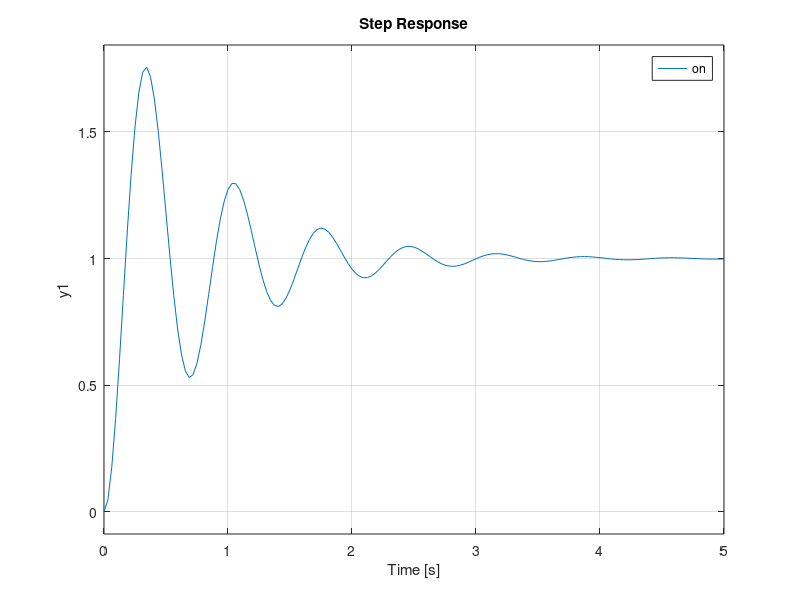

The MATLAB script that drew this image:
clear; clc; close all;
s = tf('s');

G = 100/(s^2);

D = (s + 6)/(s + 10);

T = (G*D)/(1 + G*D);

L = D*G;

figure('Position', [100, 50, 1500, 1000]);
subplot(2, 3, 1)
rlocus(D*G)
legend(AutoUpdate="on")

subplot(2, 3, 2)
rlocus(G)
legend(AutoUpdate="on")

subplot(2, 3, 4)
bode(D*G)
margin(D*G)
legend(AutoUpdate="on")

subplot(2, 3, 5)
bode(G)
legend(AutoUpdate="on")

subplot(2, 3, 3)
step(T)
legend(AutoUpdate="on")
% bode(T) plots the plant but we look for behavior in OL
